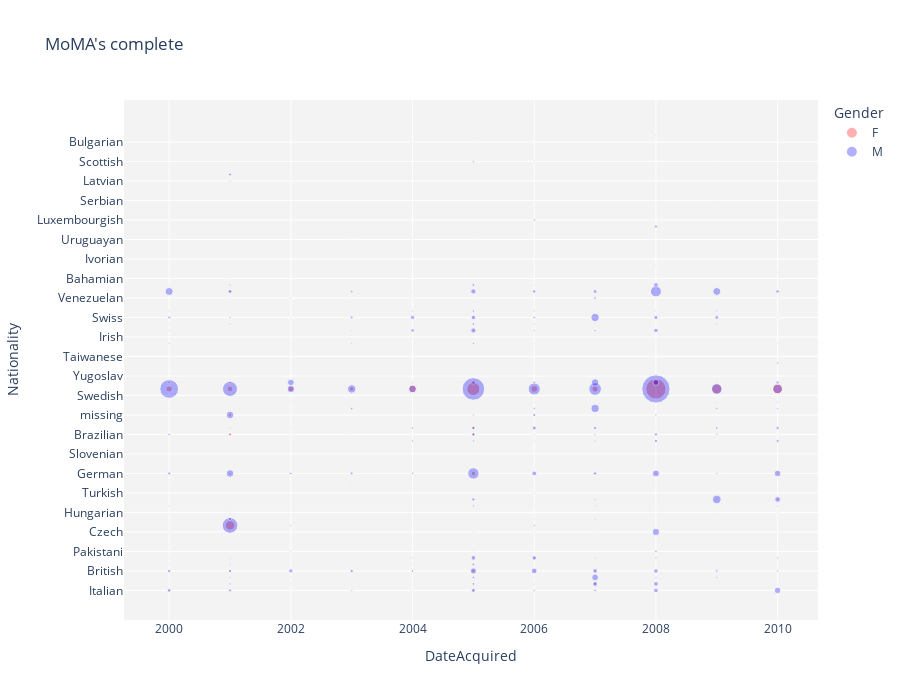

The notebook cell saved with this chart:
### Code cell
#plot bubble charts with acquisition over decades for moma complete
Moma_complet_MFnat = pd.concat([df_MC_nats_F,df_MC_nats_M])
df =Moma_complet_MFnat[(Moma_complet_MFnat['DateAcquired'] >= 2000) & (Moma_complet_MFnat['DateAcquired'] <= 2010)]


fig43 = px.scatter(df,
                 x="DateAcquired", y="Nationality", size="Count", color="Gender" ,
                 opacity = 0.3,
                 title="MoMA's complete",

             color_discrete_sequence=['red', 'blue'],
                 width= 900,
                 height= 700)

fig43.update_layout(
    paper_bgcolor='rgb(255, 255, 255)',
    plot_bgcolor='rgb(243, 243, 243)',
    )

fig43.show()

### Figure 1 — Plotly figure (JSON) as saved in the notebook; plotly's stock layout.template omitted (floating-point values rounded to 4 significant figures; data arrays with more than 128 entries replaced by an {"elided": "..."} marker saying what was removed)
{"data": [{"hovertemplate": "Gender=F<br>DateAcquired=%{x}<br>Nationality=%{y}<br>Count=%{marker.size}<extra></extra>", "legendgroup": "F", "marker": {"color": "red", "opacity": 0.3, "size": {"elided": "199 int values"}, "sizemode": "area", "sizeref": 6.39, "symbol": "circle"}, "mode": "markers", "name": "F", "orientation": "h", "showlegend": true, "type": "scatter", "x": {"elided": "199 int values"}, "xaxis": "x", "y": {"elided": "199 str values"}, "yaxis": "y"}, {"hovertemplate": "Gender=M<br>DateAcquired=%{x}<br>Nationality=%{y}<br>Count=%{marker.size}<extra></extra>", "legendgroup": "M", "marker": {"color": "blue", "opacity": 0.3, "size": {"elided": "354 int values"}, "sizemode": "area", "sizeref": 6.39, "symbol": "circle"}, "mode": "markers", "name": "M", "orientation": "h", "showlegend": true, "type": "scatter", "x": {"elided": "354 int values"}, "xaxis": "x", "y": {"elided": "354 str values"}, "yaxis": "y"}], "layout": {"height": 700, "legend": {"itemsizing": "constant", "title": {"text": "Gender"}, "tracegroupgap": 0}, "paper_bgcolor": "rgb(255, 255, 255)", "plot_bgcolor": "rgb(243, 243, 243)", "title": {"text": "MoMA's complete"}, "width": 900, "xaxis": {"anchor": "y", "domain": [0, 1], "title": {"text": "DateAcquired"}}, "yaxis": {"anchor": "x", "domain": [0, 1], "title": {"text": "Nationality"}}}}
